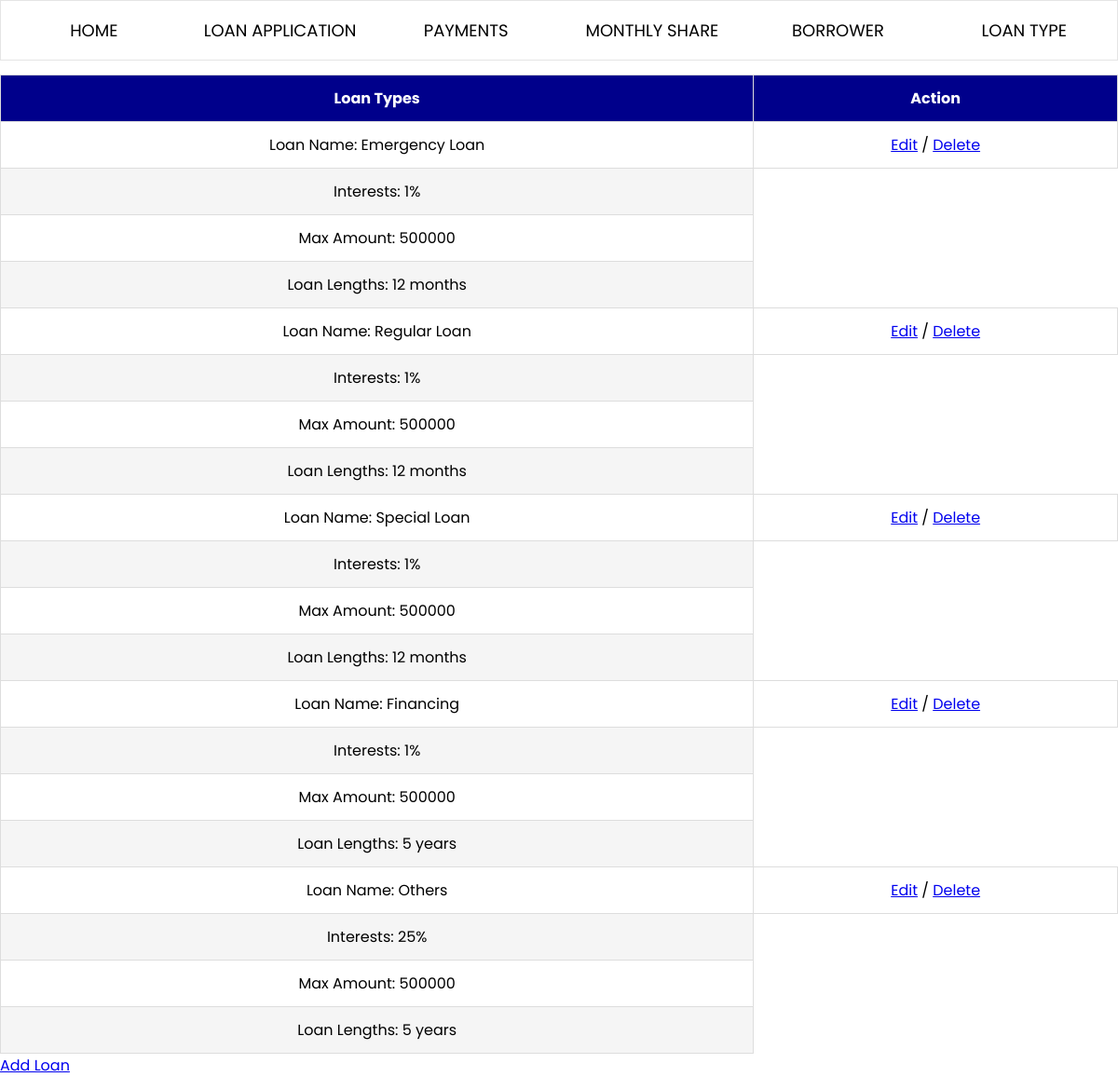
/v1/user_type/admin/loan-type.php (signed in), run on the app's committed database.
### tables this page shows
CREATE TABLE `loan_types` (
  `loan_types_id` int(11) NOT NULL,
  `loan_name` varchar(100) NOT NULL,
  `interest` varchar(10) NOT NULL,
  `max_amount` int(11) NOT NULL,
  `loan_lengths` varchar(100) NOT NULL,
  `min_amount` int(11) NOT NULL
);

### v1/user_type/admin/loan-type.php (the view, shortened to what this page needs)
<?php
	if(isset($_SESSION['acc_id'])){
		@include '../../config.php';
		$acc_id = $_SESSION['acc_id'];
    $select_loan = mysqli_query($conn, "SELECT * FROM loan_types") or die('query failed');
	} else {
		header('location:../../login.php');
	}
?>
<!DOCTYPE html>
<html>
  <head>
    <link rel="stylesheet" href="../../css/loan-type.css">
    <link rel="stylesheet" href="../../css/header.css">
    <link rel="stylesheet" href="../../css/generals.css">
  </head>
  <body>
    <?php @include '../../header.php'; ?>
    <table class="table">
			<thead>
				<tr>
					<th>Loan Types</th>
					<th>Action</th>
				</tr>
			</thead>
			<tbody>
      <?php
        while ($fetch_loan = mysqli_fetch_assoc($select_loan)) {
          $loan_types_id = $fetch_loan['loan_types_id'];
          $db_loan_name = $fetch_loan['loan_name'];
          $db_interest = $fetch_loan['interest'];
          $db_max_amount = $fetch_loan['max_amount'];
          $db_loan_lengths = $fetch_loan['loan_lengths'];
          echo "<tr>\n";
          echo "  <td>Loan Name: ".$db_loan_name."</td>\n";
          echo "  <td>\n";
          echo "    <a href='edit_loan.php?id=".$loan_types_id."'>Edit</a> / <a href='delete_loan.php?id=".$loan_types_id."'>Delete</a>\n";
          echo "  </td>\n";
          echo "</tr>\n";
          echo "<tr>\n";
          echo "  <td>Interests: ".$db_interest."</td>\n";
          echo "</tr>\n";
          echo "<tr>\n";
          echo "  <td>Max Amount: ".$db_max_amount."</td>\n";
          echo "</tr>\n";
          echo "<tr>\n";
          echo "  <td>Loan Lengths: ".$db_loan_lengths."</td>\n";
          echo "</tr>\n";
        }
      ?>
			</tbody>
   	</table>
    <div class=add-loan>
      <a href="add_loan.php" class="btn-add-loan">Add Loan</a>
    </div>
  </body>
</html>

### v1/header.php
<div class="header">
  <div class="header-link">
    <a href="home.php?id=<?php echo $acc_id; ?>" class="btn-home">HOME</a>
  </div>
  <div class="header-link">
    <a href="loan-application.php?id=<?php echo $acc_id; ?>" class="btn-loan-application">LOAN APPLICATION</a>
  </div>
  <div class="header-link">
    <a href="payments.php?id=<?php echo $acc_id; ?>" class="btn-payments">PAYMENTS</a>
  </div>
  <div class="header-link">
    <a href="monthly-share.php?id=<?php echo $acc_id; ?>" class="btn-monthly-share">MONTHLY SHARE</a>
  </div>
  <div class="header-link">
    <a href="borrower.php?id=<?php echo $acc_id; ?>" class="btn-borrower">BORROWER</a>
  </div>
  <div class="header-link">
    <a href="loan-type.php?id=<?php echo $acc_id; ?>" class=btn-loan-type>LOAN TYPE</a>
  </div>
</div>

### v1/css/loan-type.css (style rules this page uses)
* { box-sizing: border-box; }
.table { width: 100%; border-collapse: collapse; }
.table td,.table th { padding:12px 15px; border:1px solid #ddd; text-align: center; font-size:16px; }
.table th { background-color: darkblue; color:#ffffff; }
.table tbody tr:nth-child(even) { background-color: #f5f5f5; }

### v1/css/header.css (style rules this page uses)
.header { height: 65px; display: flex; flex-direction: row; background-color: white; position: fixed; top: 0; left: 0; right: 0; border: 1px solid rgb(228, 228, 228); z-index: 100; }
.header .header-link { flex: 1; align-items: center; }
.header .header-link .btn-home, .header .header-link .btn-loan-application, .header .header-link .btn-payments, .header .header-link .btn-monthly-share, .header .header-link .btn-borrower, .header .header-link .btn-loan-type { text-decoration: none; border-radius: 5px; justify-content: center; align-items: center; color: black; display: flex; height: 100%; flex: 1; font-size: 18px; }

### v1/css/generals.css (style rules this page uses)
body { margin: 0; margin-top: 80px; font-family: 'Poppins', sans-serif; }

### data on the page
loan_types: loan_name "Emergency Loan", interest "1%", max_amount "500000", loan_lengths "12 months"
loan_types: loan_name "Regular Loan", interest "1%", max_amount "500000", loan_lengths "12 months"
loan_types: loan_name "Special Loan", interest "1%", max_amount "500000", loan_lengths "12 months"
loan_types: loan_name "Financing", interest "1%", max_amount "500000", loan_lengths "5 years"
loan_types: loan_name "Others", interest "25%", max_amount "500000", loan_lengths "5 years"
